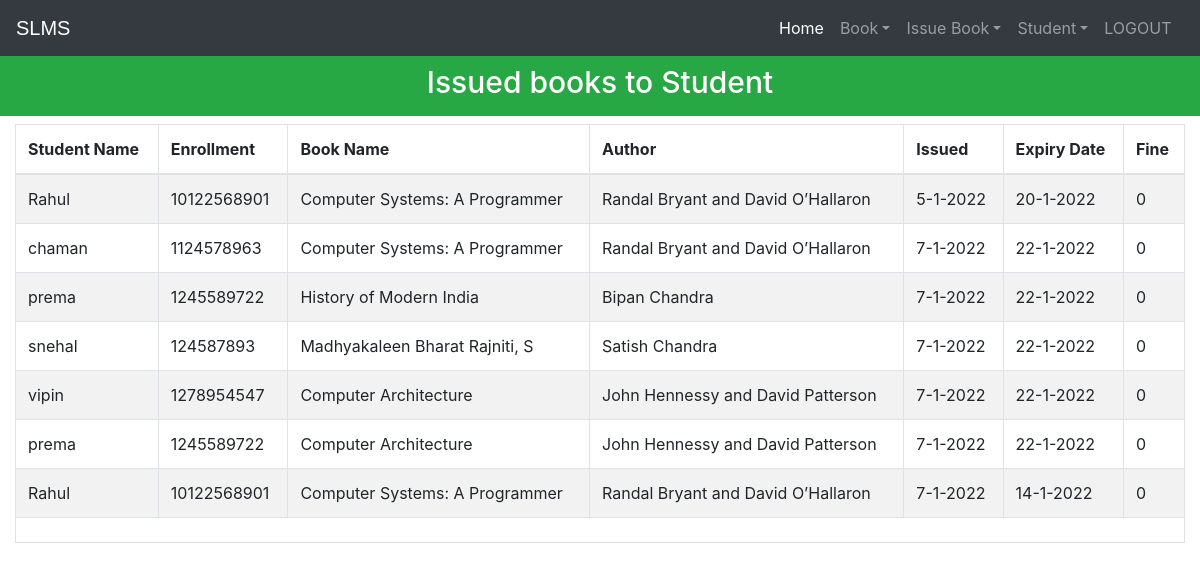
The page /viewissuedbook (signed in) on the database its author committed.
### library/models.py (models this page shows, shortened)
class StudentExtra(models.Model):
    user=models.OneToOneField(User,on_delete=models.CASCADE)
    enrollment = models.CharField(max_length=40)
    branch = models.CharField(max_length=40)
    @property
    def get_name(self):
        return self.user.first_name

class Book(models.Model):
    catchoice= [
        ('education', 'Education'),
        ('entertainment', 'Entertainment'),
        ('comics', 'Comics'),
        ('biography', 'Biography'),
        ('history', 'History'),
        ('novel', 'Novel'),
        ('fantasy', 'Fantasy'),
        ('thriller', 'Thriller'),
        ('romance', 'Romance'),
        ('scifi','Sci-Fi')
        ]
    name=models.CharField(max_length=30)
    isbn=models.PositiveIntegerField()
    author=models.CharField(max_length=40)
    category=models.CharField(max_length=30,choices=catchoice,default='education')

### library/views.py (the view)
# urls.py: path('viewissuedbook', views.viewissuedbook_view),
@login_required(login_url='adminlogin')
@user_passes_test(is_admin)
def viewissuedbook_view(request):
    issuedbooks=models.IssuedBook.objects.all()
    li=[]
    for ib in issuedbooks:
        issdate=str(ib.issuedate.day)+'-'+str(ib.issuedate.month)+'-'+str(ib.issuedate.year)
        expdate=str(ib.expirydate.day)+'-'+str(ib.expirydate.month)+'-'+str(ib.expirydate.year)
        days=(date.today()-ib.issuedate)
        print(date.today())
        d=days.days
        fine=0
        if d>7:
            day=d-7
            fine=day*10
        books=list(models.Book.objects.filter(isbn=ib.isbn))
        students=list(models.StudentExtra.objects.filter(enrollment=ib.enrollment))
        i=0
        for l in books:
            t=(students[i].get_name,students[i].enrollment,books[i].name,books[i].author,issdate,expdate,fine)
            i=i+1
            li.append(t)
    return render(request,'library/viewissuedbook.html',{'li':li})

### library/views.py (called while the page is built)
def is_admin(user):
    return user.groups.filter(name='ADMIN').exists()

### templates/library/viewissuedbook.html (shortened to what this page needs)
<!DOCTYPE html>
<html lang="en" dir="ltr">
  <head>
  </head>
  <body>
    {% include "library/navbaradmin.html" %}
    <br>
    <br>
    <h3 class="p-3 mb-2 bg-success text-white" style = 'font-size: 30px;text-align:center;margin-bottom:0px;'>Issued books to Student</h3>
{% if li%}
    <div class="col-md-12">
      <table class="table table-hover table-condensed table-striped table-bordered">
        <thead>
        <tr>
        <th>Student Name</th>
        <th>Enrollment</th>
        <th>Book Name</th>
        <th>Author</th>
        <th>Issued</th>
        <th>Expiry Date</th>
        <th>Fine</th>
        </tr>
        </thead>
        <tfoot>
        <tr>
        <td colspan="7">
        </td>
        </tr>
        </tfoot>
        <tbody>
          {% for t in li %}
            <tr>
              <td>{{t.0}}</td>
              <td>{{t.1}}</td>
              <td>{{t.2}}</td>
              <td>{{t.3}}</td>
              <td>{{t.4}}</td>
              <td>{{t.5}}</td>
              <td>{{t.6}}</td>
            </tr>
            {%endfor%}
        </tbody>
        </table>
    </div>
    {%else%}
    <h1> 0 book Issued</h1>
    {%endif%}
    <br><br><br><br><br><br><br><br><br>
  {% include "library/footer.html" %}
  </body>
</html>

### rows shown on the page
StudentExtra: enrollment "10122568901" "10122568901"
Book: name "Computer Systems: A Programmer" "Computer Systems: A Programmer" "Computer Systems: A Programmer", author "Randal Bryant and David O’Hallaron" "Randal Bryant and David O’Hallaron" "Randal Bryant and David O’Hallaron"
StudentExtra: enrollment "1124578963"
StudentExtra: enrollment "1245589722" "1245589722"
Book: name "History of Modern India", author "Bipan Chandra"
StudentExtra: enrollment "124587893"
Book: name "Madhyakaleen Bharat Rajniti, S", author "Satish Chandra"
StudentExtra: enrollment "1278954547"
Book: name "Computer Architecture" "Computer Architecture", author "John Hennessy and David Patterson" "John Hennessy and David Patterson"

### other values the page prints
{{ t.0 }} "Rahul" "chaman" "prema" "snehal" "vipin" "prema" "Rahul"
{{ t.4 }} "5-1-2022" "7-1-2022" "7-1-2022" "7-1-2022" "7-1-2022" "7-1-2022" "7-1-2022"
{{ t.5 }} "20-1-2022" "22-1-2022" "22-1-2022" "22-1-2022" "22-1-2022" "22-1-2022" "14-1-2022"
{{ t.6 }} "0" "0" "0" "0" "0" "0" "0"
